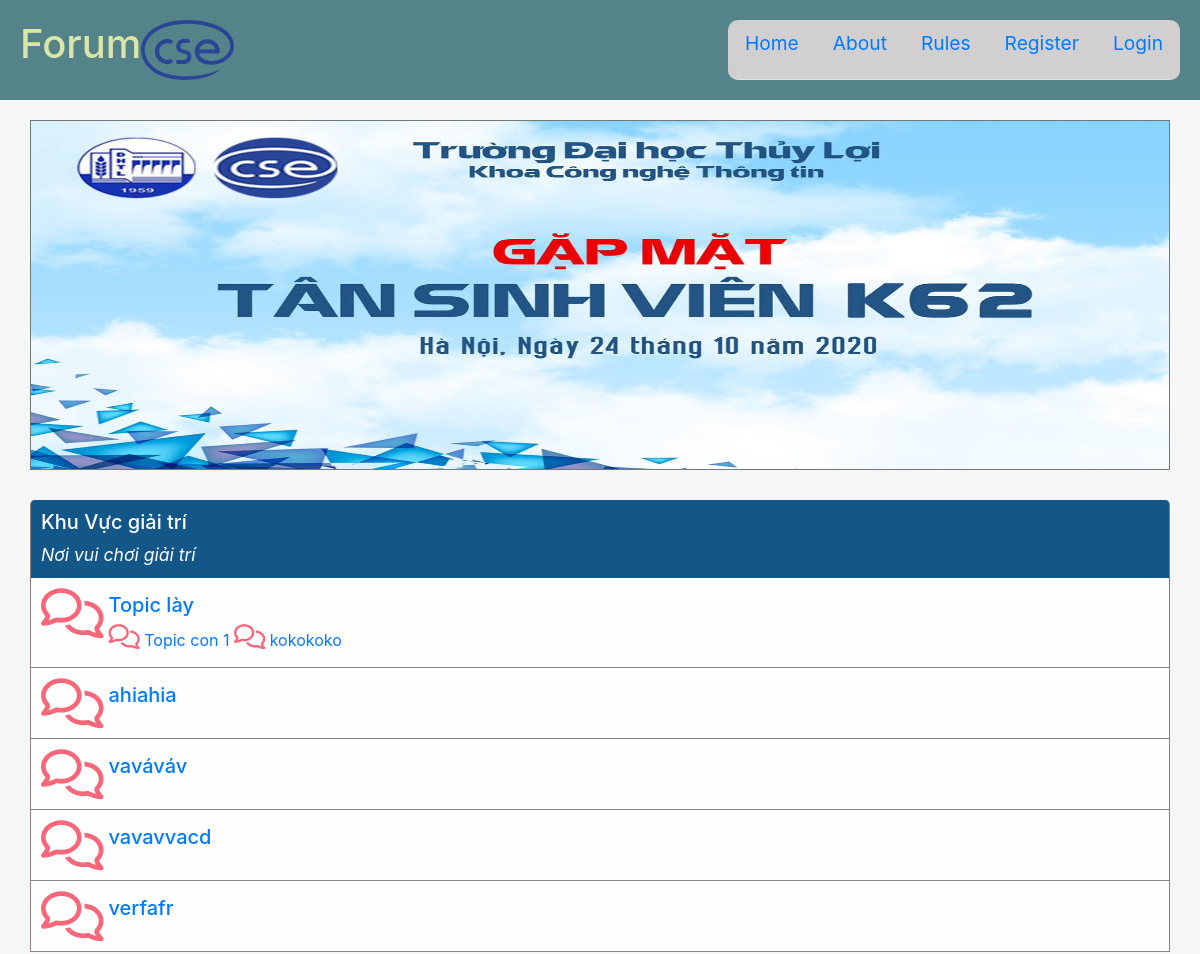
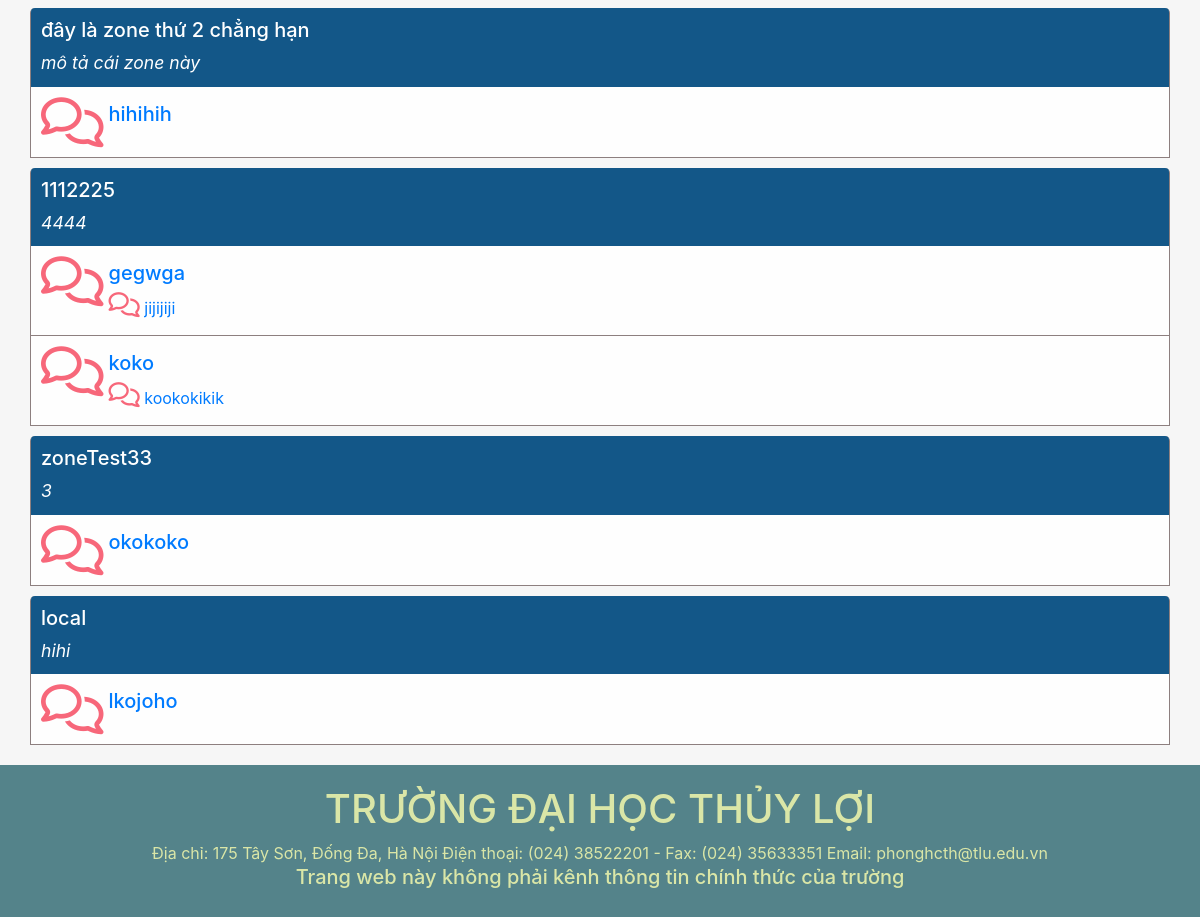
The page /Forum/index.php on the database as committed earlier (2 pictures, top to bottom).
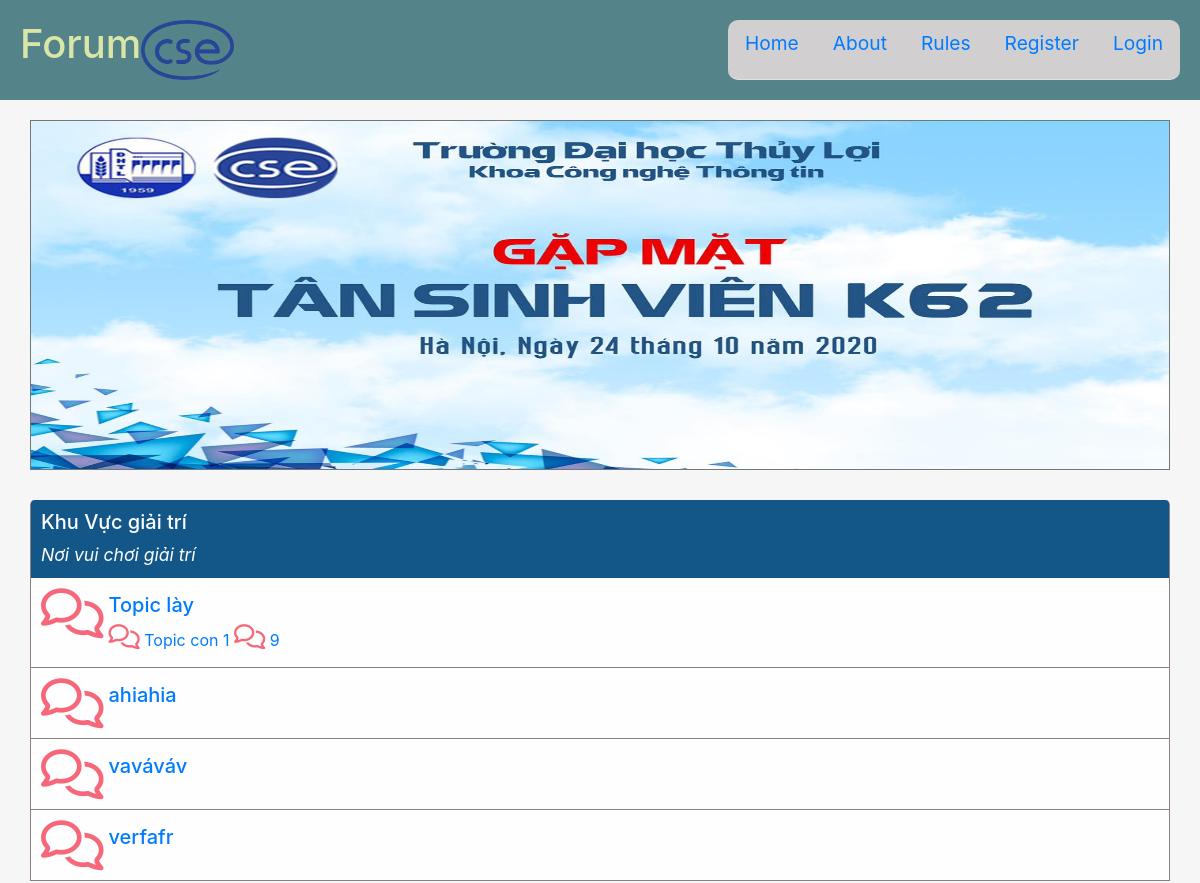
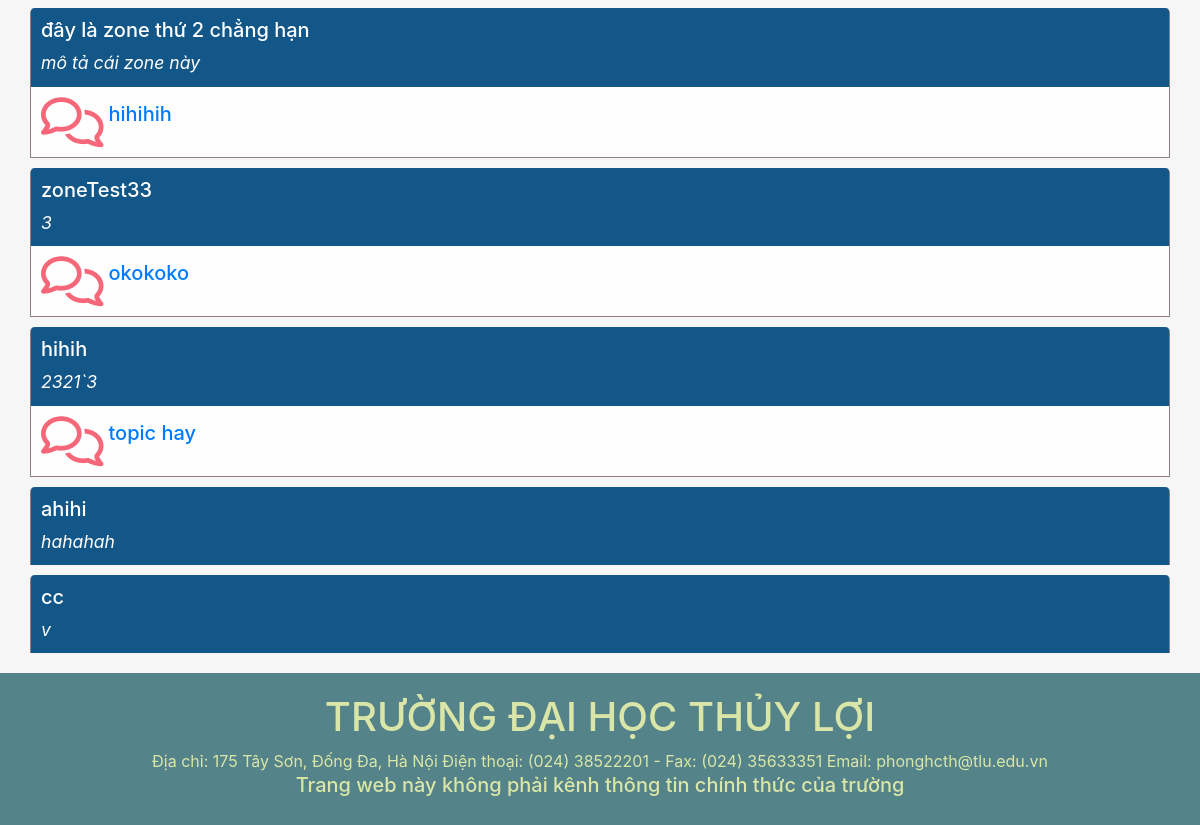
The same page on the database as committed later (2 pictures, top to bottom).
### tables this page shows
CREATE TABLE `zones` (
  `zone_id` int(11) NOT NULL,
  `title` varchar(255) NOT NULL,
  `description` varchar(255) NOT NULL
);

CREATE TABLE `topics` (
  `topic_id` int(11) NOT NULL,
  `title` varchar(255) NOT NULL,
  `description` varchar(255) DEFAULT NULL,
  `zone_id` int(11) NOT NULL
);

CREATE TABLE `mitopics` (
  `mitopic_id` int(11) NOT NULL,
  `title` varchar(255) NOT NULL,
  `description` varchar(255) NOT NULL,
  `topic_id` int(11) NOT NULL
);

### Forum/controllers/ParentCTL.php (called while the page is built, shortened)
<?php
require_once 'models/ZoneModel.php';
require_once 'models/TopicModel.php';
require_once 'models/MitopicModel.php';
class ParentCTL
{
  public function index()
  {
    $zoneModel = new ZoneModel();
    $zones = $zoneModel->selectAll();
    $topicModel = new TopicModel();
    $topics = $topicModel->selectAll();
    $mitopicModel = new MitopicModel();
    $mitopics= $mitopicModel->selectAll();
    require_once 'views/home.php';
  }
}
?>

### Forum/index.php (called while the page is built, shortened)
<?php
$action = isset($_GET['action']) ? $_GET['action'] : 'index';
$object = new $controller;
$object->$action();
?>

### Forum/models/model.php (called while the page is built, shortened)
<?php
    require_once("path.php");
    function openConnect(){
        $conn=mysqli_connect(HOST,USER,PASS,DB);
        return $conn;
    }
?>

### Forum/models/ZoneModel.php (called while the page is built, shortened)
<?php
    require_once("model.php");
    class ZoneModel{
        public $connection;
        function ZoneModel($title='',$description=''){
            $this->connection=openConnect();
        }
        function selectAll($data=""){
            $sql="SELECT * FROM ". self::TABLE;
            $rs=mysqli_query($this->connection,$sql);
            $result=mysqli_fetch_all($rs,MYSQLI_ASSOC);
            return $result;
        }
    }
?>

### Forum/models/TopicModel.php (called while the page is built, shortened)
<?php
    require_once("model.php");
    class TopicModel{
        public $connection;
        function TopicModel($title='',$description=''){
            $this->connection=openConnect();
        }
        function selectAll($data=[]){
            $sql="SELECT * FROM ". self::TABLE;
            $rs=mysqli_query($this->connection,$sql);
            $result=mysqli_fetch_all($rs,MYSQLI_ASSOC);
            return $result;
        }
    }
?>

### Forum/path.php (called while the page is built, shortened)
<?php
    $BASE_URL="http://localhost:8080/Forum";
?>

### Forum/models/MitopicModel.php (called while the page is built, shortened)
<?php
    require_once("model.php");
    class MitopicModel{
        public $connection;
        function MitopicModel($title='',$description='',$topic_id=''){
            $this->connection=openConnect();
        }
        function selectAll($data=[]){
            $sql="SELECT * FROM ". self::TABLE;
            $rs=mysqli_query($this->connection,$sql);
            $result=mysqli_fetch_all($rs,MYSQLI_ASSOC);
            return $result;
        }
    }
?>

### Forum/views/home.php (the view, shortened to what this page needs)
<?php include_once("path.php");
global $ROOT_PATH; ?>
<?php include($ROOT_PATH."/includes/headerp1.php");?>
<?php include($ROOT_PATH."/includes/headerp2.php");?>
    <div class="page-wrapper">
        <div class="slider container">
            <img src="assets/images/background.jpg" alt="">
        </div>
        <div class="main-page container">
            <div class="row">
                <div class="main-content col-md-12">
                    <?php foreach ($zones as $zone):?>
                        <div class="zone block-container">
                            <div class="block-header rounded-top">
                            <h5><?php echo $zone['title'];?></h5>
                            <span><i><?php echo $zone['description']; ?></i></span>
                            </div>
                            <div class="ztopic-body block-body">
                            <?php foreach ($topics as $topic):?>
                            <?php if($topic['zone_id']===$zone['zone_id']):?>
                                <div class="topic-content">
                                    <span><i class="far fa-comments icon"></i></span>
                                    <div class="topic-body">
                                        <div class="topic-title"><h5><a href="<?php echo $BASE_URL."/index.php?controller=topics&action=index&tp_id=".$topic['topic_id'];?>"><?php echo $topic['title'];?></a></h5></div>
                                        <?php foreach ($mitopics as $mitopic):?>
                                            <?php if($mitopic['topic_id']===$topic['topic_id']):?>
                                                <div class="mtopic-tt">
                                                    <span><i class="far fa-comments m-icon"></i></span>
                                                    <a href="<?php echo $BASE_URL."/index.php?controller=topics&action=mtp_index&mtp_id=".$mitopic['mitopic_id'];?>"><?php echo $mitopic['title'];?></a>
                                                </div>
                                            <?php endif; ?>
                                        <?php endforeach;?>
                                    </div>
                                </div>
                            <?php endif; ?>
                            <?php endforeach;?>
                            </div>
                        </div>
                    <?php endforeach;?>
                </div>
            </div>
        </div>
    </div>
<?php include($ROOT_PATH."/includes/footer.php");?>

Rows that differ between the two databases and show on the page:
removed mitopics: title "kokokoko", shown under topics "Topic lày"
removed topics: title "vavavvacd", shown under zones "Khu Vực giải trí"
removed zones: title "1112225", description "4444"
removed topics: title "gegwga", shown under "1112225"
removed mitopics: title "jijijiji", shown under "gegwga"
removed topics: title "koko", shown under "1112225"
removed mitopics: title "kookokikik", shown under "koko"
removed zones: title "local", description "hihi"
removed topics: title "lkojoho", shown under "local"
added mitopics: title "9", shown under topics "Topic lày"
added zones: title "hihih", description "2321`3"
added topics: title "topic hay", shown under "hihih"
added zones: title "ahihi", description "hahahah"
added zones: title "cc", description "v"
